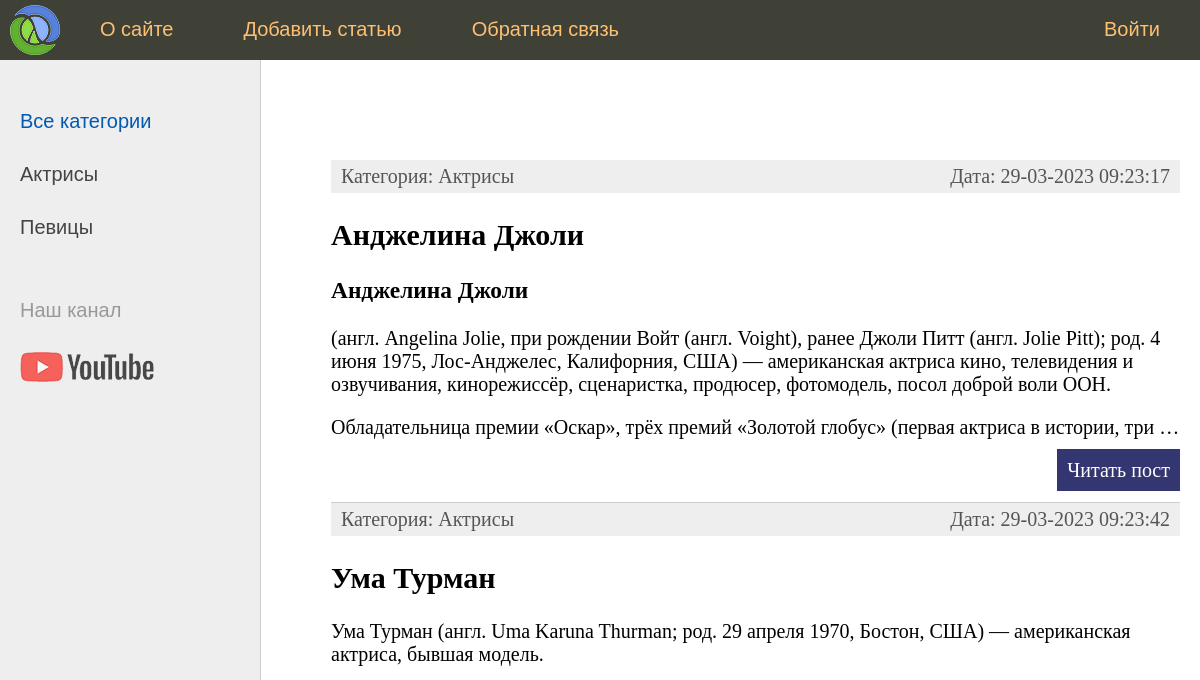
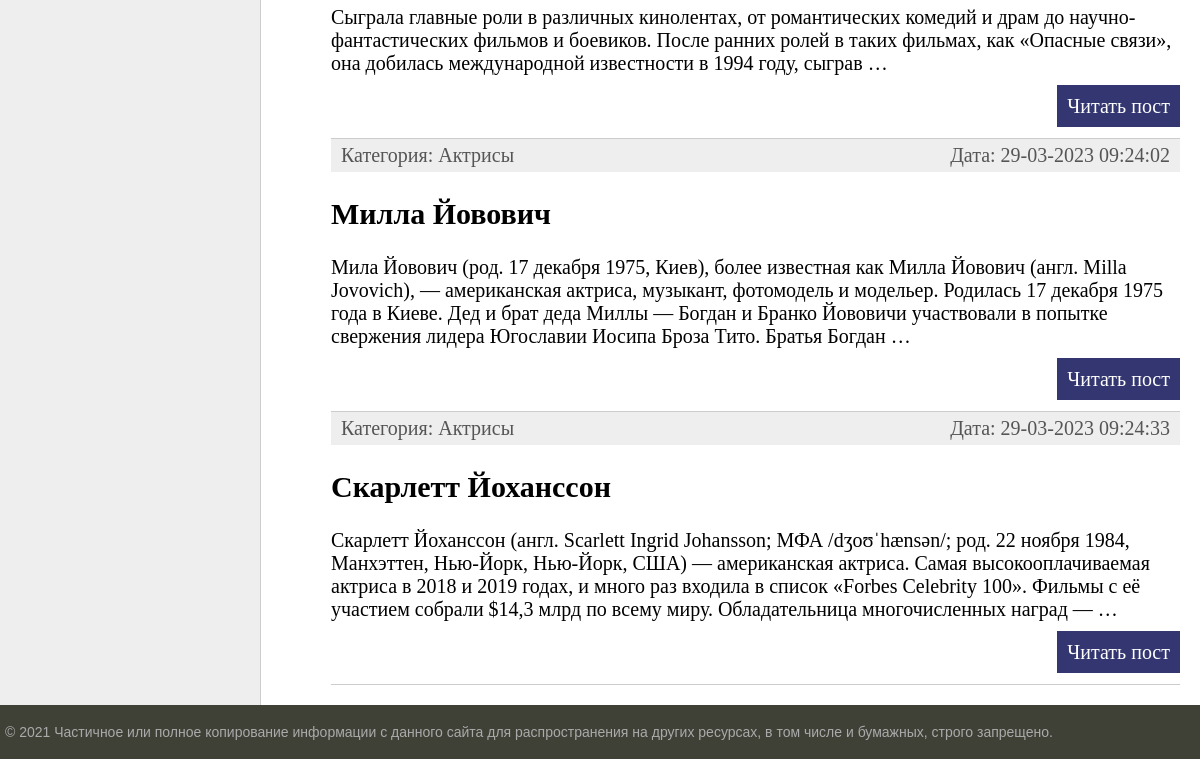
Before: / with the older database file (2 pictures, top to bottom).
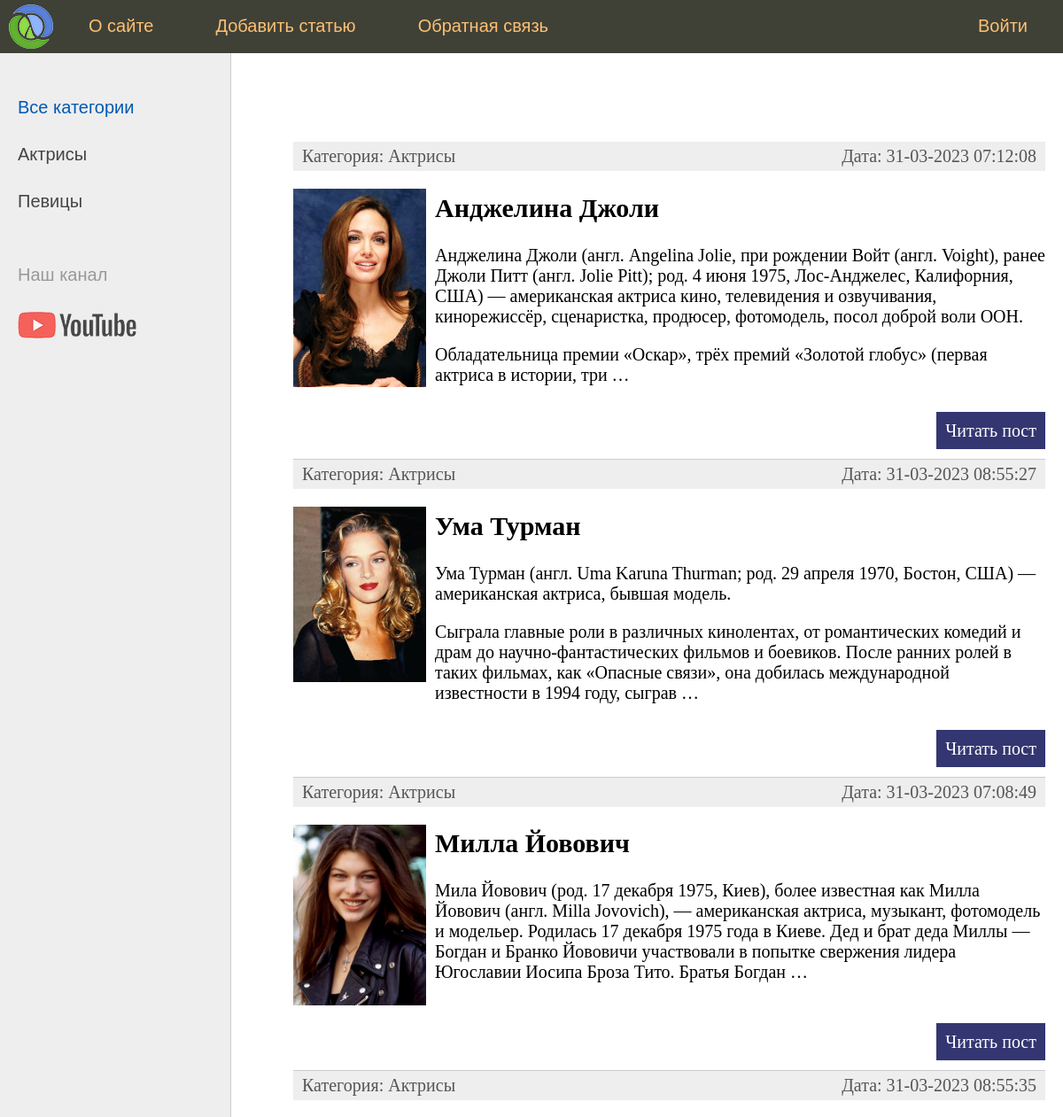
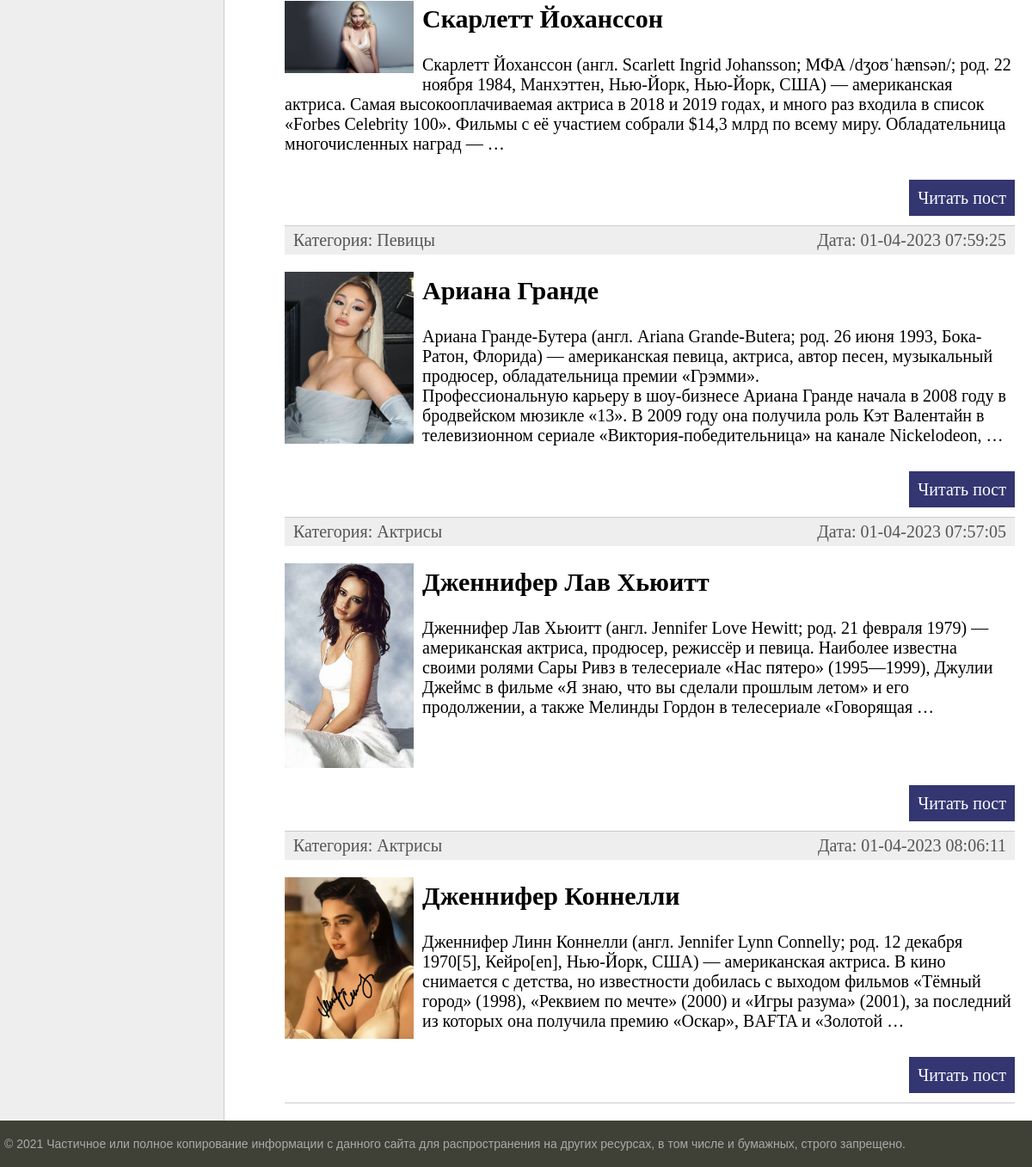
After: the same page with the newer database file (2 pictures, top to bottom).
### women/models.py (models this page shows, shortened)
class Category(models.Model):
    name = models.CharField(max_length=100, db_index=True, verbose_name="Категория")                       #  Название рубрики
    def __str__(self):
        return self.name
    def get_absolute_url(self):
        return reverse('category', kwargs={'cat_id': self.pk})
    class Meta:
        verbose_name = 'Категорию'
        verbose_name_plural = 'Категории'
        ordering = ['id']

class Women(models.Model):
    title = models.CharField(max_length=255, verbose_name="Заголовок")
    content = models.TextField(blank=True, verbose_name="Текст статьи")                                    #  blank=True поле может оставаться пустым
    photo = models.ImageField(upload_to="photos/%Y/%m/%d/", verbose_name="Фото")                           #  подкаталог photos/%Y/%m/%d/ текущий год/месяц/день
    time_create = models.DateTimeField(auto_now_add=True, verbose_name="Время создания")                   #  auto_now_add=True примет текущее время в момент записи и его не поменяет
    time_update = models.DateTimeField(auto_now=True, verbose_name="Время изменения")                      #  auto_now=True примет текущее время в момент записи и его поменяет в случае редактирования
    is_published = models.BooleanField(default=True, verbose_name="Публикация")                            #  default=True при добавлении новой записи то данное поле по умол. примет True
    cat = models.ForeignKey('Category', on_delete=models.PROTECT, null=True, verbose_name="Категория")     # 'Category' имя класса в кавычках поскольку class Category идет после class Women
    def get_absolute_url(self):
        return reverse('post', kwargs={'post_id': self.pk})
    class Meta:
        verbose_name = 'Известные женщины'
        verbose_name_plural = 'Известные женщины'
        ordering = ['time_create', 'title']                                                                #  Сортировка по времени в admin django

### women/views.py (the view)
# urls.py: path('', index, name='home'),                                         # прописали все маршруты текущего приложения  http://127.0.0.1:8000/
def index(request):
    posts = Women.objects.all()
    context = {
        'posts': posts,
        'menu': menu,
        'title': 'Главная страница',
        'cat_selected': 0,
    }
    return render(request, 'women/index.html', context=context)                       # прописали путь к шаблону index.html в папке women

### women/templatetags/women_tags.py (called while the page is built)
@register.inclusion_tag('women/list_categories.html')
def show_categories(sort=None, cat_selected=0):              #  Возвращает полноценную html страницу
    if not sort:
        cats = Category.objects.all()                        #  Читает все категории из стр. Категории
    else:
        cats = Category.objects.order_by(sort)
    return {"cats": cats, "cat_selected": cat_selected}      #  Возвращает словарь

### women/templates/women/index.html (shortened to what this page needs)
{% extends 'women/base.html' %}
{% block content %}
<ul class="list-articles">
    {% for p in posts %}
    <li>
        <div class="article-panel">
            <p class="first">Категория: {{p.cat}}</p>
            <p class="last">Дата: {{p.time_update|date:"d-m-Y H:i:s"}}</p>
        </div>
        {% if p.photo %}
        <p><img class="img-article-left thumb" src="{{p.photo.url}}"></p>
        {% endif %}
        <h2>{{p.title}}</h2>
        {% autoescape off %}
        {{p.content|linebreaks|truncatewords:50}}
        {% endautoescape %}
        <p class="link-read-post"><a href="{{ p.get_absolute_url }}">Читать пост</a></p>
    </li>
    {% endfor %}
</ul>
{% endblock %}

### women/templates/women/base.html (shortened to what this page needs)
{% load static %}
{% load women_tags %}
<!DOCTYPE html>
<html>
<head>
    <link type="text/css" href="{% static 'women/css/styles.css' %}" rel="stylesheet" />
</head>
<body>
    <table class="table-page" border=0 cellpadding="0" cellspacing="0">
        <tr>
            <td valign=top>
                {% block mainmenu %}
                <div class="header">
                    <ul id="mainmenu" class="mainmenu">
                        <li class="logo"><a href="{% url 'home' %}">
                                <div class="logo"></div>
                            </a></li>
                        {% for m in menu %}
                        {% if not forloop.last %}
                        <li><a href="{% url m.url_name %}">{{m.title}}</a></li>
                        {% else %}
                        <li class="last"><a href="{% url m.url_name %}">{{m.title}}</a></li>
                        {% endif %}
                        {% endfor %}
                    </ul>
                </div>
                {% endblock mainmenu %}
                <table class="table-content" border=0 cellpadding="0" cellspacing="0">
                    <tr>
                        <td valign="top" class="left-chapters">
                            <ul id="leftchapters">
                                {% if cat_selected == 0 %}
                                <li class="selected">Все категории</li>
                                {% else %}
                                <li><a href="{% url 'home' %}">Все категории</a></li>
                                {% endif %}
                                {% show_categories cat_selected=cat_selected %}
                                <li class="share">
                                    <p>Наш канал</p>
                                    <a class="share-yt"
                                        href="https://www.youtube.com/channel/UClJzWfGWuGJL2t-3dYKcHTA/playlists"
                                        target="_blank" rel="nofollow"></a>
                                </li>
                            </ul>
                        </td>
                        <td valign="top" class="content">
                            <div class="content-text">
                                {% block content %}
                                {% endblock %}
                            </div>
                        </td>
                    </tr>
                </table>
            </td>
        </tr>
        <tr>
            <td valign=top>
                <div id="footer">
                    <p>&copy; 2021 Частичное или полное копирование информации с данного сайта для распространения на
                        других ресурсах, в том числе и бумажных, строго запрещено.</p>
                </div>
            </td>
        </tr>
    </table>
</body>
</html>

### women/templates/women/list_categories.html
{% for c in cats %}
{% if c.pk == cat_selected %}
<li class="selected">{{ c.name }}</li>
{% else %}
<li><a href="{{ c.get_absolute_url }}">{{ c.name }}</a></li>
{% endif %}
{% endfor %}

### women/static/women/css/styles.css (style rules this page uses)
html, body { font-family: 'Arial'; margin: 0; padding: 0; height: 100%; width: 100%; color: #444; }
a { color: #0059b2; text-decoration: none; }
img { max-width: 600px; height: auto; }
img.img-article-left { max-width: 300px; height: auto; float: left; padding: 0 10px 10px 0; }
img.img-article-left.thumb { max-width: 150px; height: auto; }
p.link-read-post { text-align: right; }
p.link-read-post a { padding: 10px; min-width: 100px; background: #333671; color: #fff; text-decoration: none; }
div.article-panel { background: #eee; padding: 5px 10px 5px 10px; box-sizing: border-box; overflow: hidden; color: #555; }
div.article-panel p.first { margin: 0; float: left; }
div.article-panel p.last { margin: 0; float: right; }
ul.list-articles { list-style: none; margin: 0; padding: 0; }
ul.list-articles li { border-bottom: 1px solid #ccc; }
.table-page { width: 100%; height: 100%; vertical-align: top; }
.table-page tr { height: 100%; }
.header { background: #3F4137; height: 60px; }
.logo { background: url('../images/logo.png') no-repeat 10px 5px; width: 70px; height: 60px; }
ul.mainmenu { list-style: none; margin: 0; padding: 0; height: 60px; color: #fdc073; font-size: 20px; overflow: hidden; }
ul.mainmenu li { float: left; margin: 18px 40px 0 30px; }
ul.mainmenu li.logo { margin: 0; }
ul.mainmenu li.last { float: right; }
ul.mainmenu li a { color: #fdc073; text-decoration: none; }
.table-content { width: 100%; min-height: 100%; height: 100%; }
.left-chapters { margin: 0; background: #eee; border-right: 1px solid #ccc; min-height: 100%; }
.left-chapters ul { width: 230px; min-height: 100%; margin: 0; padding: 20px 10px 10px 20px; list-style: none; font-size: 20px; }
.left-chapters ul li { margin: 30px 0 0 0; color: #999; }
.left-chapters ul li.selected { color: #0059b2; }
.left-chapters ul li a { color: #444; text-decoration: none; }
.left-chapters ul li.share { margin: 60px 0 0 0; }
.left-chapters ul li.share p { margin: 30px 0 30px 0; }
.left-chapters ul li.share a { display: inline-block; width: 40px; height: 40px; margin: 0 20px 0 0; }
.left-chapters ul li.share a.share-yt { width: 100%; height: 30px; background: url('../images/share_yt.png') no-repeat 0 0 }
.content { padding: 40px 20px 20px 40px; width: 100%; box-sizing: border-box; }
.content-text { margin: 60px 0 0 30px; color: #000; font-size: 20px; font-family: Yandex Sans Display Light; }
#footer { box-sizing: border-box; background: #3F4137; padding: 5px; color: #aaa; font-size: 14px; font-family: Verdana, Geneva, Arial, Helvetica; text-align: left; overflow: hidden; }

Changed rows visible on the page:
changed Women "Анджелина Джоли": time_update "29-03-2023 09:23:17" → "31-03-2023 07:12:08"; photo: picture added
changed Women "Ума Турман": time_update "29-03-2023 09:23:42" → "31-03-2023 08:55:27"; photo: picture added
changed Women "Милла Йовович": time_update "29-03-2023 09:24:02" → "31-03-2023 07:08:49"; photo: picture added
changed Women "Скарлетт Йоханссон": time_update "29-03-2023 09:24:33" → "31-03-2023 08:55:35"; photo: picture added
added Women: cat "Певицы", time_update "01-04-2023 07:59:25", photo (picture), title "Ариана Гранде", content "Ариана Гранде-Бутера (англ. Ariana Grande-Butera; род. 26 июня 1993, Бока-Ратон, Флорида) — американская певица, актриса, автор песен, музыкальный продюсер, обладательница премии «Грэмми». Профессиональную карьеру в шоу-бизнесе Ариана Гранде начала в 2008 году в бродвейском мюзикле «13». В 2009 году она получила роль Кэт Валентайн в телевизионном сериале «Виктория-победительница» на канале Nickelodeon, …"
added Women: cat "Актрисы", time_update "01-04-2023 07:57:05", photo (picture), title "Дженнифер Лав Хьюитт", content "Дженнифер Лав Хьюитт (англ. Jennifer Love Hewitt; род. 21 февраля 1979) — американская актриса, продюсер, режиссёр и певица. Наиболее известна своими ролями Сары Ривз в телесериале «Нас пятеро» (1995—1999), Джулии Джеймс в фильме «Я знаю, что вы сделали прошлым летом» и его продолжении, а также Мелинды Гордон в телесериале «Говорящая …"
added Women: cat "Актрисы", time_update "01-04-2023 08:06:11", photo (picture), title "Дженнифер Коннелли", content "Дженнифер Линн Коннелли (англ. Jennifer Lynn Connelly; род. 12 декабря 1970[5], Кейро[en], Нью-Йорк, США) — американская актриса. В кино снимается с детства, но известности добилась с выходом фильмов «Тёмный город» (1998), «Реквием по мечте» (2000) и «Игры разума» (2001), за последний из которых она получила премию «Оскар», BAFTA и «Золотой …"
